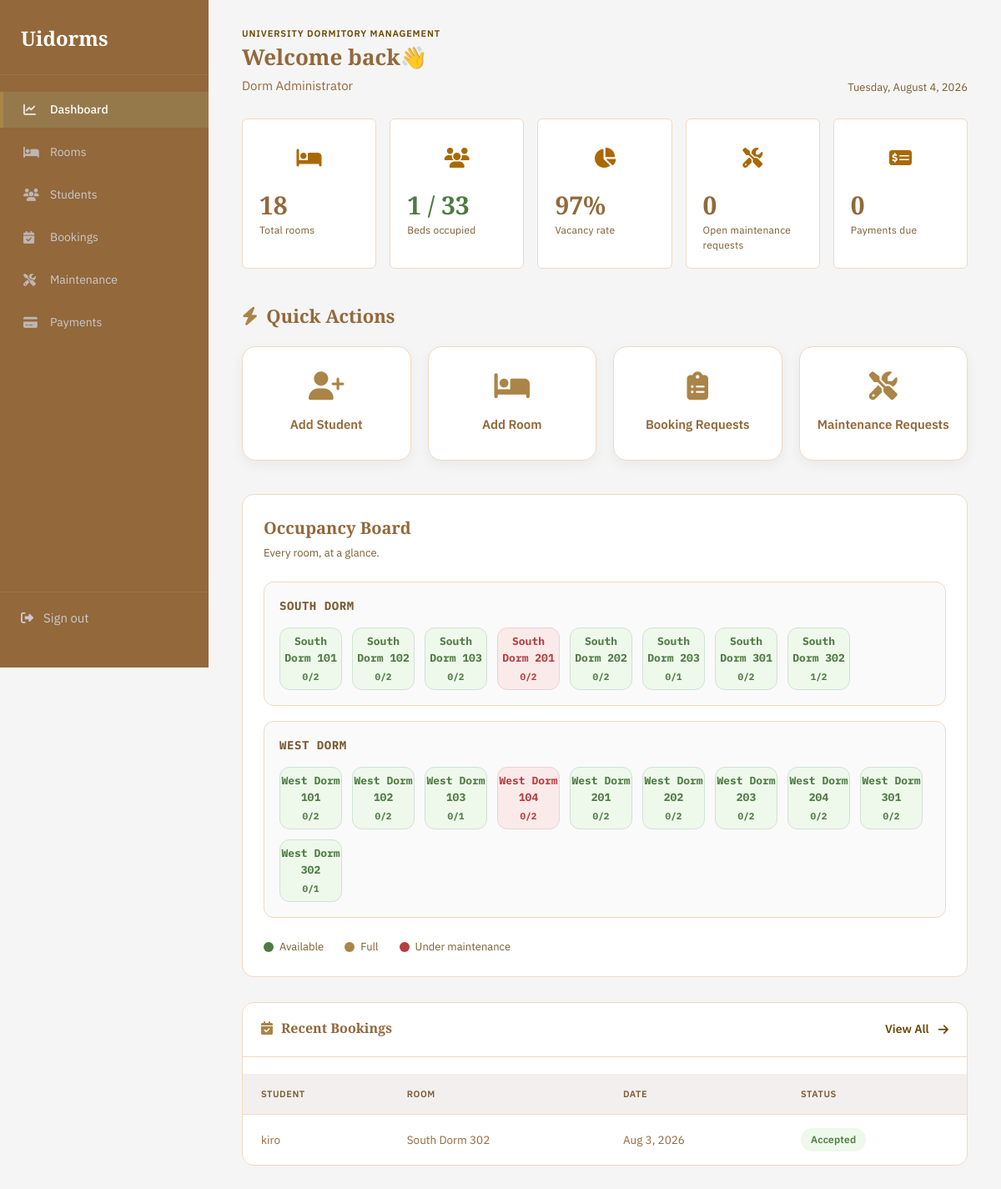
/admin/index.php (signed in), run on the app's committed database.
### tables this page shows
CREATE TABLE buildings (
  id int(11) NOT NULL,
  name varchar(100) NOT NULL,
  address varchar(255) DEFAULT NULL
);

CREATE TABLE rooms (
  id int(11) NOT NULL,
  building_id int(11) NOT NULL,
  room_number varchar(20) NOT NULL,
  floor int(11) NOT NULL,
  capacity int(11) NOT NULL DEFAULT 2,
  occupied int(11) NOT NULL DEFAULT 0,
  price_per_term decimal(10,2) DEFAULT 0.00,
  room_type enum('standard','deluxe','single') NOT NULL DEFAULT 'standard',
  status enum('available','full','maintenance') NOT NULL DEFAULT 'available',
  room_image varchar(1024) NOT NULL
);

CREATE TABLE room_requests (
  id int(11) NOT NULL,
  user_id int(11) NOT NULL,
  room_id int(11) NOT NULL,
  status enum('pending','accepted','rejected') DEFAULT 'pending',
  paid_at timestamp NULL DEFAULT NULL,
  requested_at timestamp NOT NULL DEFAULT current_timestamp()
);

CREATE TABLE users (
  id int(11) NOT NULL,
  full_name varchar(100) NOT NULL,
  email varchar(150) NOT NULL,
  password varchar(255) NOT NULL,
  role enum('admin','student') NOT NULL DEFAULT 'student',
  created_at timestamp NOT NULL DEFAULT current_timestamp()
);

### admin/includes/auth.php (called while the page is built, shortened)
<?php
function current_admin_name(): string
{
    return $_SESSION['user_name'] ?? 'Admin';
}

### admin/includes/functions.php (called while the page is built, shortened)
<?php
function e($value): string
{
    return htmlspecialchars((string) $value, ENT_QUOTES, 'UTF-8');
}
function format_room_label(?string $buildingName, ?string $roomNumber): string
{
    $building = trim((string) ($buildingName ?? ''));
    $room = trim((string) ($roomNumber ?? ''));
    $building = $building === '' ? '' : $building;
    return $building === '' ? $room : $building . ' ' . $room;
}

### admin/index.php (the view, shortened to what this page needs)
<?php
require_once __DIR__ . '/includes/auth.php';
require_once __DIR__ . '/config/database.php';
require_once __DIR__ . '/includes/functions.php';
$active = 'dashboard';
$totalRooms = (int) $pdo->query('SELECT COUNT(*) FROM rooms')->fetchColumn();
$totalCapacity = (int) $pdo->query('SELECT COALESCE(SUM(capacity),0) FROM rooms')->fetchColumn();
$occupiedBeds = (int) $pdo->query("SELECT COUNT(*) FROM students WHERE status = 'active' AND room_id IS NOT NULL")->fetchColumn();
$vacancy = $totalCapacity > 0 ? round((($totalCapacity - $occupiedBeds) / $totalCapacity) * 100) : 0;
$openMaintenance = (int) $pdo->query("SELECT COUNT(*) FROM maintenance_requests WHERE status != 'resolved'")->fetchColumn();
$duePayments = (int) $pdo->query("SELECT COUNT(*) FROM payments WHERE status IN ('pending','overdue')")->fetchColumn();
$recentBookings = $pdo->query("SELECT rr.status, rr.requested_at AS booking_date,
    u.full_name, r.room_number, bu.name AS building_name
    FROM room_requests rr
    JOIN users u ON u.id = rr.user_id
    JOIN rooms r ON r.id = rr.room_id
    JOIN buildings bu ON bu.id = r.building_id
    ORDER BY rr.requested_at DESC LIMIT 5"
)->fetchAll();
$buildings = $pdo->query('SELECT id, name FROM buildings ORDER BY name')->fetchAll();
$roomsStmt = $pdo->prepare(
    "SELECT r.id, r.room_number, r.floor, r.capacity, r.status,
            (SELECT COUNT(*) FROM students s WHERE s.room_id = r.id AND s.status = 'active') AS occupied
     FROM rooms r WHERE r.building_id = ? ORDER BY r.floor, r.room_number"
);
require __DIR__ . '/includes/layout_top.php';
?>
<div class="topbar">
    <div>
        <div class="eyebrow">University Dormitory Management</div>
        <h1>Welcome back👋</h1>
        <span><?= e(current_admin_name()) ?></span>
    </div>
    <div class="who"><?= date('l, F j, Y') ?></div>
</div>
<div class="stats-row">
    <div class="stat-card">
        <div class="stat-icon">
           <i class="fa-solid fa-bed"></i>
        </div>
        <div class="value"><?= $totalRooms ?></div>
        <div class="label">Total rooms</div>
    </div>
    <div class="stat-card accent-moss">
         <div class="stat-icon">
             <i class="fa-solid fa-users"></i>
         </div>
        <div class="value"><?= $occupiedBeds ?> / <?= $totalCapacity ?></div>
        <div class="label">Beds occupied</div>
    </div>
    <div class="stat-card">
        <div class="stat-icon">
            <i class="fa-solid fa-chart-pie"></i>
        </div>
        <div class="value"><?= $vacancy ?>%</div>
        <div class="label">Vacancy rate</div>
    </div>
    <div class="stat-card <?= $openMaintenance > 0 ? 'accent-rust' : '' ?>">
        <div class="stat-icon">
            <i class="fa-solid fa-screwdriver-wrench"></i>
        </div>
        <div class="value"><?= $openMaintenance ?></div>
        <div class="label">Open maintenance requests</div>
    </div>
    <div class="stat-card <?= $duePayments > 0 ? 'accent-amber' : '' ?>">
        <div class="stat-icon">
           <i class="fa-solid fa-money-check-dollar"></i>
        </div>
        <div class="value"><?= $duePayments ?></div>
        <div class="label">Payments due</div>
    </div>
</div>
 <section class="quick-action">
    <h2><i class="fa-solid fa-bolt"></i>Quick Actions</h2>
    <div class="quick-grid">
        <a href="students.php?add=1" class="quick-card">
            <i class="fa-solid fa-user-plus"></i>
            <span>Add Student</span>
        </a>
        <a href="rooms.php?add=1"class="quick-card">
           <i class="fa-solid fa-bed"></i>
            <span>Add Room</span>
        </a>
        <a href="bookings.php" class="quick-card">
            <i class="fa-solid fa-clipboard-list"></i>
            <span>Booking Requests</span>
        </a>
        <a href="maintenance.php" class="quick-card">
            <i class="fa-solid fa-screwdriver-wrench"></i>
            <span>Maintenance Requests</span>
        </a>
    </div>
 </section>
<div class="board">
    <h2>Occupancy Board</h2>
    <div class="sub">Every room, at a glance.</div>
    <?php foreach ($buildings as $b): ?>
        <?php
        $roomsStmt->execute([$b['id']]);
        $rooms = $roomsStmt->fetchAll();
        ?>
        <div class="board-building">
            <div class="name"><?= e($b['name']) ?></div>
            <div class="room-grid">
                <?php foreach ($rooms as $r): ?>
                    <a href="rooms.php?highlight=<?= $r['id'] ?>" class="room-tile <?= e($r['status']) ?>" title="<?= e(format_room_label($b['name'], $r['room_number'])) ?> — <?= e($r['status']) ?>">
                        <?= e(format_room_label($b['name'], $r['room_number'])) ?>
                        <span class="occ"><?= (int)$r['occupied'] ?>/<?= (int)$r['capacity'] ?></span>
                    </a>
                <?php endforeach; ?>
            </div>
        </div>
    <?php endforeach; ?>
    <div class="legend">
        <span><span class="dot available"></span>Available</span>
        <span><span class="dot full"></span>Full</span>
        <span><span class="dot maintenance"></span>Under maintenance</span>
    </div>
</div>
<div class="panel recent-bookings">
    <div class="panel-header">
        <h2><i class="fa-solid fa-calendar-check"></i> Recent Bookings</h2>
        <a href="bookings.php" class="view-all"> View All
        <i class="fa-solid fa-arrow-right"></i></a>
    </div>
    <?php if(!$recentBookings): ?>
        <div class="empty-state">
            No booking requests yet.
        </div>
    <?php else: ?>
    <table>
        <thead>
            <tr>
                <th>Student</th>
                <th>Room</th>
                <th>Date</th>
                <th>Status</th>
            </tr>
        </thead>
        <tbody>
        <?php foreach($recentBookings as $b): ?>
            <tr>
                <td>
                    <?= e($b['full_name']) ?>
                </td>
                <td>
                    <?= e(format_room_label($b['building_name'], $b['room_number'])) ?>
                </td>
                <td>
                    <?= e(date('M j, Y', strtotime($b['booking_date']))) ?>
                </td>
                <td>
                    <span class="badge <?= e($b['status']) ?>">
                        <?= ucfirst($b['status']) ?>
                    </span>
                </td>
            </tr>
        <?php endforeach; ?>
        </tbody>
    </table>
    <?php endif; ?>
</div>
<?php require __DIR__ . '/includes/layout_bottom.php'; ?>

### admin/includes/layout_top.php (shortened to what this page needs)
<?php
$active = $active ?? '';
?>
<!DOCTYPE html>
<html lang="en">
<head>
<link rel="stylesheet" href="assets/css/style.css?v=2">
<link rel="stylesheet" href="https://cdnjs.cloudflare.com/ajax/libs/font-awesome/6.7.2/css/all.min.css">
</head>
<body>
<div class="app">
    <aside class="sidebar">
        <div class="brand">Uidorms</div>
        <nav>
            <a href="index.php" class="<?= $active === 'dashboard' ? 'active' : '' ?>">
                 <i class="fa-solid fa-chart-line"></i>
                Dashboard</a>
            <a href="rooms.php" class="<?= $active === 'rooms' ? 'active' : '' ?>">
                 <i class="fa-solid fa-bed"></i>
                Rooms </a>
            <a href="students.php" class="<?= $active === 'students' ? 'active' : '' ?>">
                  <i class="fa-solid fa-users"></i>
                Students</a>
                <a href="bookings.php" class="<?= $active === 'bookings' ? 'active' : '' ?>">
                 <i class="fa-solid fa-calendar-check"></i>Bookings </a>
            <a href="maintenance.php" class="<?= $active === 'maintenance' ? 'active' : '' ?>">
                 <i class="fa-solid fa-screwdriver-wrench"></i>
                Maintenance</a>
            <a href="payments.php" class="<?= $active === 'payments' ? 'active' : '' ?>">
                  <i class="fa-solid fa-credit-card"></i>
                Payments</a>
        </nav>
        <div class="logout"><a href="logout.php">
            <i class="fa-solid fa-right-from-bracket"></i>
            Sign out</a></div>
    </aside>
    <main class="main">

### admin/includes/layout_bottom.php
    </main>
</div>
</body>
</html>

### data on the page
buildings: name "SOUTH DORM"
rooms: format_room_label($b['name'], $r['room_number']) "South Dorm 101", occupied "0", capacity "2"
rooms: format_room_label($b['name'], $r['room_number']) "South Dorm 102", occupied "0", capacity "2"
rooms: format_room_label($b['name'], $r['room_number']) "South Dorm 103", occupied "0", capacity "2"
rooms: format_room_label($b['name'], $r['room_number']) "South Dorm 201", occupied "0", capacity "2"
rooms: format_room_label($b['name'], $r['room_number']) "South Dorm 202", occupied "0", capacity "2"
rooms: format_room_label($b['name'], $r['room_number']) "South Dorm 203", occupied "0", capacity "1"
rooms: format_room_label($b['name'], $r['room_number']) "South Dorm 301", occupied "0", capacity "2"
rooms: format_room_label($b['name'], $r['room_number']) "South Dorm 302", occupied "1", capacity "2"
buildings: name "WEST DORM"
rooms: format_room_label($b['name'], $r['room_number']) "West Dorm 101", occupied "0", capacity "2"
rooms: format_room_label($b['name'], $r['room_number']) "West Dorm 102", occupied "0", capacity "2"
rooms: format_room_label($b['name'], $r['room_number']) "West Dorm 103", occupied "0", capacity "1"
rooms: format_room_label($b['name'], $r['room_number']) "West Dorm 104", occupied "0", capacity "2"
rooms: format_room_label($b['name'], $r['room_number']) "West Dorm 201", occupied "0", capacity "2"
rooms: format_room_label($b['name'], $r['room_number']) "West Dorm 202", occupied "0", capacity "2"
rooms: format_room_label($b['name'], $r['room_number']) "West Dorm 203", occupied "0", capacity "2"
rooms: format_room_label($b['name'], $r['room_number']) "West Dorm 204", occupied "0", capacity "2"
rooms: format_room_label($b['name'], $r['room_number']) "West Dorm 301", occupied "0", capacity "2"
rooms: format_room_label($b['name'], $r['room_number']) "West Dorm 302", occupied "0", capacity "1"
room_requests: user.full_name "kiro", buildings.name "South Dorm 302", requested_at "Aug 3, 2026", status "Accepted"

### other printed values
current_admin_name() "Dorm Administrator"
$totalRooms "18"
$occupiedBeds "1"
$totalCapacity "33"
$vacancy "97"
$openMaintenance "0"
$duePayments "0"
